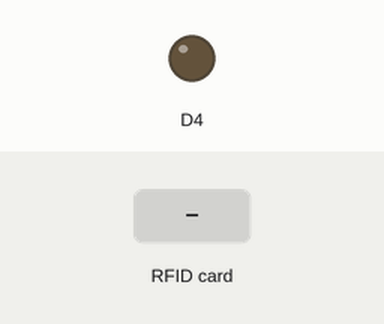
The sketch below on a simulated ESP8266 (NodeMCU). On the bench: output pins drawn as LEDs (lit = HIGH). The test bench sets the inputs (shaded band). WiFi joins after 1.5 s; servers stay silent unless stated; web services answer with replies made up by the test bench; pins used as bus, display or sensor lines are not drawn; what the sketch prints to the serial monitor is not drawn.

Above: at 1.0 s.
At 4.7 s:
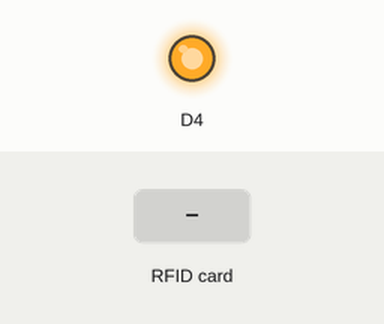
4.8 s: RFID card 32 F2 B8 1E held to the reader
6.3 s: RFID card 64 E9 D1 79 held to the reader
7.8 s: RFID card 5C 75 19 79 held to the reader
9.3 s: RFID card 5E 7A 19 C4 held to the reader
Timing chart, 0 to 11.8 s (numbered marks = the images above; inputs shaded):
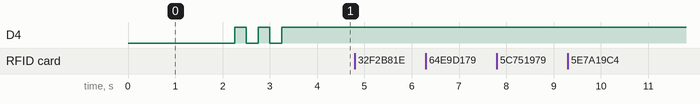

Measured:
- after the input at 4.8 s, every drawn part: stays the same
- after the input at 6.3 s, every drawn part: stays the same
- after the input at 7.8 s, every drawn part: stays the same
- after the input at 9.3 s, every drawn part: stays the same

The sketch:

NodeMCU_ESP8266_RFID.ino
```cpp
#include <ESP8266WiFi.h>
#include <SPI.h>
#include <MFRC522.h>
const char* ssid = "NETGEAR27-2.4GHz";                      // Your wifi Name
const char* password = "RoBoCoN_ViT2019";              // Your wifi Password

const char *host = "api.pushingbox.com";                  // pushingbox Host


#define SS_PIN D4  //D2
#define RST_PIN D3 //D1


/**********************
 * Amogh : 64 E9 D1 79
 * Chinmay : 5C 75 19 79
 * Sumedh : 95 A5 16 79
 * Anshul : 7A 0D A7 49
 * Shruti : A0 EF 8A 7C
 ***********************/
MFRC522 mfrc522(SS_PIN, RST_PIN);   // Create MFRC522 instance.
String Name[6] = {"Utkarsh","Amogh","Chinmay","Sumedh","Anshul","Shruti"};
//                    0         1        2        3         4       5
String Person = "";
void setup() {
  // put your setup code here, to run once:
  delay(1000);

  pinMode(LED_BUILTIN, OUTPUT);                           // Initialize the Led_OnBoard pin as an output
  Serial.begin(115200);
  WiFi.mode(WIFI_OFF);                                    // Prevents reconnection issue (taking too long to connect)
  delay(1000);
  WiFi.mode(WIFI_STA);                                    // This line hides the viewing of ESP as wifi hotspot
  WiFi.begin(ssid, password);                             // Connect to your WiFi router
  Serial.println("");
  Serial.print("Connecting");
  // Wait for connection
  while (WiFi.status() != WL_CONNECTED)
  {
    digitalWrite(LED_BUILTIN, LOW);
    delay(250);
    Serial.print(".");
    digitalWrite(LED_BUILTIN, HIGH);
    delay(250);
  }
  digitalWrite(LED_BUILTIN, HIGH);
  //If connection successful show IP address in serial monitor
  Serial.println("");
  Serial.println("Successfully Connecting");
  Serial.println("Connected to Network/SSID");
  Serial.print("IP address: ");
  Serial.println(WiFi.localIP());                           //IP address assigned to your ESP

  SPI.begin();      // Initiate  SPI bus
  mfrc522.PCD_Init();   // Initiate MFRC522
  Serial.println("RFID Connected");
}

// the loop function runs over and over again forever
void loop() {
  digitalWrite(LED_BUILTIN, LOW);

  if ( ! mfrc522.PICC_IsNewCardPresent())
  {
    return;
  }
  // Select one of the cards
  if ( ! mfrc522.PICC_ReadCardSerial())
  {
    return;
  }
  //Show UID on serial monitor
  Serial.println();
  Serial.print(" UID tag :");
  String content= "";
  byte letter;
  for (byte i = 0; i < mfrc522.uid.size; i++)
  {
     Serial.print(mfrc522.uid.uidByte[i] < 0x10 ? " 0" : " ");
     Serial.print(mfrc522.uid.uidByte[i], HEX);
     content.concat(String(mfrc522.uid.uidByte[i] < 0x10 ? " 0" : " "));
     content.concat(String(mfrc522.uid.uidByte[i], HEX));
  }
  content.toUpperCase();
  Serial.println();
  if (content.substring(1) == "32 F2 B8 1E") //change UID of the card that you want to give access
  {
    //Utkarsh
    Serial.println(" Access Granted ");
    Person = Name[0];
    Serial.println(Person);
    Serial.println();
    Wifi();
  }
  else if(content.substring(1) == "64 E9 D1 79")
  {
    //Amogh
    Serial.println(" Access Granted ");
    Person = Name[1];
    Serial.println(Person);
    Serial.println();
    Wifi();
  }
  else if(content.substring(1) == "5C 75 19 79")
  {
    //Chinmay
    Serial.println(" Access Granted ");
    Person = Name[2];
    Serial.println(Person);
    Serial.println();
    Wifi();
  }
  else if(content.substring(1) == "95 A5 16 79")
  {
    //Sumedh
    Serial.println(" Access Granted ");
    Person = Name[3];
    Serial.println(Person);
    Serial.println();
    Wifi();
  }
  else if(content.substring(1) == "7A 0D A7 49")
  {
    //Anshul
    Serial.println(" Access Granted ");
    Person = Name[4];
    Serial.println(Person);
    Serial.println();
    Wifi();
  }
  else if(content.substring(1) == "A0 EF 8A 7C")
  {
    //Shruti
    Serial.println(" Access Granted ");
    Person = Name[5];
    Serial.println(Person);
    Serial.println();
    Wifi();
  }
  else   {
    Serial.println(" Access Denied ");
    delay(300);
  }
}
void Wifi()
{
  //WIFI connect
    Serial.println("");
    Serial.println("----------------------------------------------");
    Serial.print("connecting to ");
    Serial.println(host);


    // Use WiFiClient class to create TCP connections
    WiFiClient client;
    const int httpPort = 80;
    if (!client.connect(host, httpPort))
    {
      Serial.println("connection failed");
      return;
    }

    // We now create a URI for the request
    String url = "/pushingbox?";
    url += "devid=v6B970307E814F54";
    url += "";
    url += "&LDR=" + Person;

    //Serial.print("Requesting URL: ");
    //Serial.println(url);
    // This will send the request to the server
    client.print(String("GET ") + url + " HTTP/1.1\r\n" + "Host: " + host + "\r\n" + "Connection: close\r\n\r\n");
    unsigned long timeout = millis();
    while (client.available() == 0)
    {
      if (millis() - timeout > 4000)
      {
        //Serial.println(">>> Client Timeout !");
        client.stop();
        return;
      }
    }
    // Read all the lines of the reply from server and print them to Serial
    while (client.available())
    {
      String line = client.readStringUntil('\r');
      //Serial.print(line);
      //Serial.print("Data Sent!");
    }
    Serial.println("Done");
    Serial.println("closing connection");
    Serial.println("----------------------------------------------");
}
```
